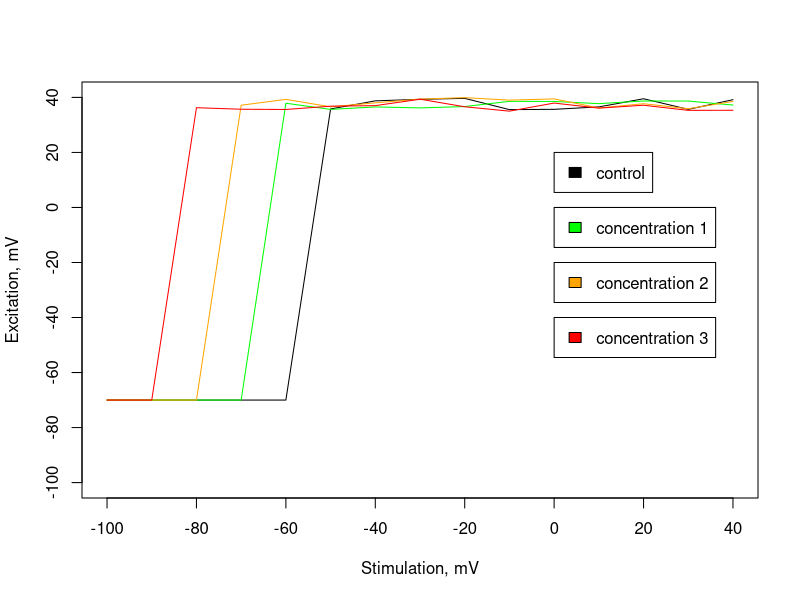

Write the R code that produced this figure.
## ---- chunk 1
knitr::opts_chunk$set(echo = TRUE)

# packages used:

## ---- chunk 2
stimulation_potential = seq(-100, 40, by=10) 
response_voltage_control = c(-70.00000,-70.00000,-70.00000,-70.00000,-70.00000,35.79871,38.75082,39.30423,39.65390,35.55835,35.66762,36.55754,39.51027,35.65274,39.17013)
response_voltage_concN_1 = c(-70.00000,-70.00000,-70.00000,-70.00000,37.88144,35.64345,36.54319,36.18773,36.67542,38.56634,38.53102,37.73421,38.69826,38.67744,37.21896)
response_voltage_concN_2 = c(-70.00000,-70.00000,-70.00000,37.16110,39.28471,36.57506,38.03037,39.37853,39.92131,39.01116,39.46393,36.16073,37.70418,35.88598,38.53137)
response_voltage_concN_3 = c(-70.00000,-70.00000,36.25729,35.70035,35.61478,36.81245,37.01299,39.34139,36.59520,35.00749,37.94440,36.10611,37.15617,35.29182,35.32412)

plot(stimulation_potential,stimulation_potential,type='n',xlab='Stimulation, mV',ylab='Excitation, mV')
lines(stimulation_potential,response_voltage_control)
lines(stimulation_potential,response_voltage_concN_1,col="green")
lines(stimulation_potential,response_voltage_concN_2,col="orange")
lines(stimulation_potential,response_voltage_concN_3,col="red")

legend(0,20,"control",fill="black")
legend(0,00,"concentration 1",fill="green")
legend(0,-20,"concentration 2",fill="orange")
legend(0,-40,"concentration 3",fill="red")
## ---- chunk 3
predict = function(activation_threshold,stimulation_voltage){
  # Produces a vector of activation values (mV) based on whether the 
  # stimulation voltage is below (-70) or above (40) the activation threshold.
  #
  # Args:
  #   activation_threshold: the voltage at which the axon becomes 
  #                         activated (numeric).
  #   stimulation_voltage: the voltages at which the axon was stimulated 
  #                        (vector of numeric values).
  #
  # Returns: vector of same length as the stimulation_voltage argument
  #          
  #
  
  # produces a vector of '-70's the same length as the variable
  # 'stimulation_voltage'
  activation = rep(-70,length(stimulation_voltage))
  # Values in position x of activation are changed based on 
  # the value in position x of stimulation_voltage.
  # When stimulation_voltage < activation_threshold, value is left at -70.
  # When stimulation_voltage > activation_threshold, value is set to 40.
  activation[stimulation_voltage>activation_threshold] = 40
  # returns vector of same length as the stimulation_voltage vector argument
  # with value -70 when stimulation below threshold and 40 when above.
  return(activation)
}

# My checking of the predict function
predict(-80, -90)
predict(-80, -80)
predict(-80, -75)
predict(-80, -70)
predict(-80, -40)
?rep()
test_rep <- rep(-70, 10)
test_rep
test_a_vector <- 1:10
test_a_vector
test_rep[test_a_vector > 5] = 40
test_rep
## ---- chunk 4

calculate_errors = function(predicted, observed){
  # Calculates residual sum of squares between observed and predicted values.
  #
  # Args:
  #    2 numeric vectors of the same length
  #    predicted - vector containing the predicted values (numeric vector)
  #    observed - vector containing the observed values (numeric vector)
  # 
  # Returns:
  #    Residual sum of squares (float) between two numeric vectors of 
  #    observed and predicted values.
  total_errors = sum((observed - predicted)^2)
  return(total_errors)
}
## ---- chunk 5
fit_threshold = function(input_values_stimulation,input_values_response,threshold){
  # Calculates the fit error using observed response values and response values 
  # predicted from stimulation values and threshold.
  #
  # Args:
  #    input_values_stimulation - vector of numeric values for stimulation 
  #                voltage used.
  #    input_values_response - vector of numeric values for response 
  #                measured.
  #    threshold - activation threshold for the neuron (numeric)
  #
  # Returns: 
  #    Residual sum of squares between 'input_values_response' and predicted 
  #    response values from 'input_values_stimulation' and 'threshold'.
  
  # predict response values from activation threshold and stimulation values
  predicted_values = predict(threshold,input_values_stimulation)
  # calculate residual sum of squares between predicted and observed values
  fit_errors = calculate_errors(predicted_values,input_values_response)
  return(fit_errors)
}
## ---- chunk 6
# Generate a random threshold from a uniform distribution between -100 and 40
fitted_threshold = runif(1,-100,40)
# Calculate the error between the response values predicted with the fitted
# threshold
error = fit_threshold(stimulation_potential,response_voltage_control,fitted_threshold)

# 20 iterations
for(i in 1:20){
  # generate a new random threshold from a uniform distribution 
  # between -100 and 40
  new_threshold = runif(1,-100,40)
  # calculate the error associated to the new threshold
  new_error     = fit_threshold(stimulation_potential,response_voltage_control,new_threshold)
  if(new_error < error){
    # keep the new threshold and error if improvement from previous
    fitted_threshold = new_threshold
    error = new_error
  }
}

fitted_threshold
error
